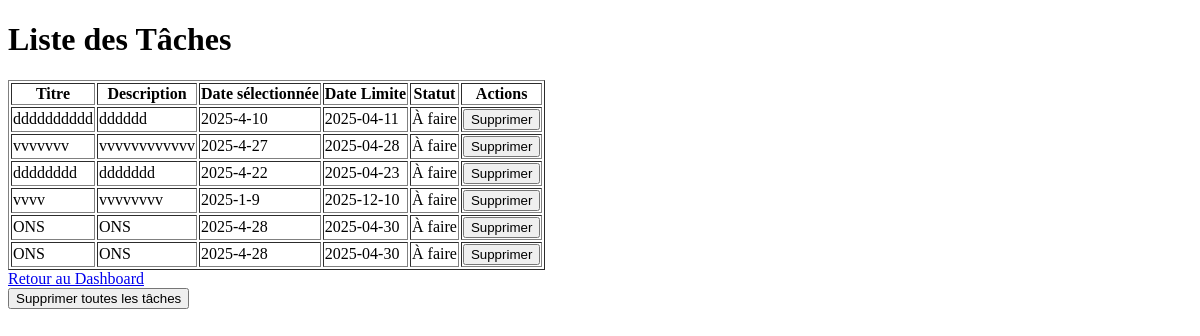
Page /listeTaches (signed in) on the earlier database version.
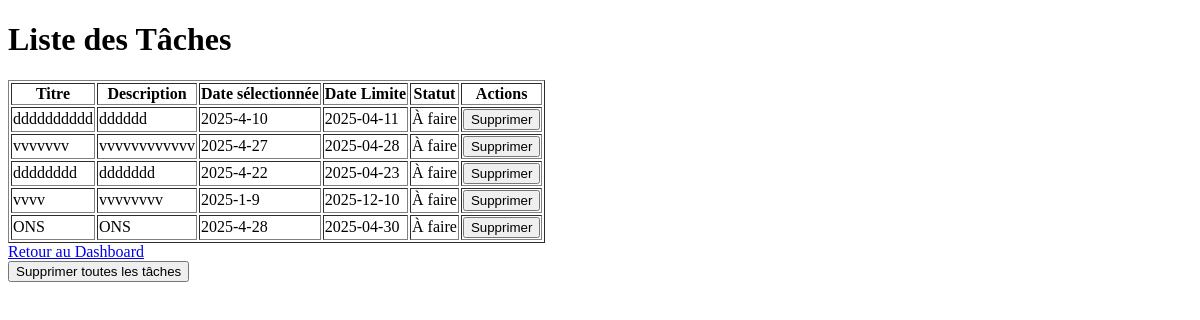
Same page on the later database version.
### tables this page shows
CREATE TABLE taches (
    idTache INTEGER PRIMARY KEY AUTOINCREMENT,
    idUtilisateur INTEGER,
    titre TEXT,
    description TEXT,
    deadline DATE,
    statut TEXT,
    selectedday DATE,
    FOREIGN KEY (idUtilisateur) REFERENCES utilisateurs(idUtilisateur)
);

### app.py (the view)
@app.route("/listeTaches")
def liste_taches():
    if "utilisateur_id" not in session:
        return redirect("/login")
    utilisateur_id = session["utilisateur_id"]
    conn = get_db_connection()
    taches = conn.execute(
        "SELECT * FROM taches WHERE idUtilisateur = ?",
        (utilisateur_id,)
    ).fetchall()
    conn.close()
    return render_template("liste_taches.html", taches=taches)

### app.py (called while the page is built)
def get_db_connection():
    conn = sqlite3.connect("carnet_contactsN.db")
    conn.row_factory = sqlite3.Row
    return conn

### templates/liste_taches.html (shortened to what this page needs)
<!DOCTYPE html>
<html lang="fr">
<head>
</head>
<body>
    <h1>Liste des Tâches</h1>
    <table border="1">
        <thead>
            <tr>
                <th>Titre</th>
                <th>Description</th>
                <th>Date sélectionnée</th>
                <th>Date Limite</th>
                <th>Statut</th>
                <th>Actions</th>
            </tr>
        </thead>
        <tbody>
            {% for tache in taches %}
                <tr>
                    <td>{{ tache['titre'] }}</td>
                    <td>{{ tache['description'] }}</td>
                    <td>{{ tache['selectedday'] }}</td>
                    <td>{{ tache['deadline'] }}</td>
                    <td>{{ tache['statut'] }}</td>
                    <td>
                        <form method="POST" action="/supprimer_tache">
                            <button type="submit">Supprimer</button>
                        </form>
                    </td>
                </tr>
            {% endfor %}
        </tbody>
    </table>
    <a href="/dashboard">Retour au Dashboard</a>
    <form method="POST" action="/supprimer_toutes_taches">
        <button type="submit">Supprimer toutes les tâches</button>
    </form>
</body>
</html>

Differences in the rows shown:
removed taches: titre "ONS", description "ONS", selectedday "2025-4-28", deadline "2025-04-30", statut "À faire"
